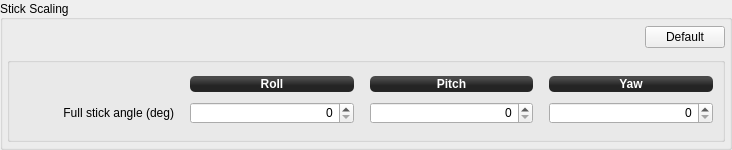
                   <widget class="QGroupBox" name="RateStabilizationGroup_12">
                    <property name="sizePolicy">
                     <sizepolicy hsizetype="Preferred" vsizetype="Expanding">
                      <horstretch>0</horstretch>
                      <verstretch>0</verstretch>
                     </sizepolicy>
                    </property>
                    <property name="minimumSize">
                     <size>
                      <width>0</width>
                      <height>0</height>
                     </size>
                    </property>
                    <property name="maximumSize">
                     <size>
                      <width>16777215</width>
                      <height>16777215</height>
                     </size>
                    </property>
                    <property name="title">
                     <string>Stick Scaling</string>
                    </property>
                    <property name="alignment">
                     <set>Qt::AlignLeading|Qt::AlignLeft|Qt::AlignVCenter</set>
                    </property>
                    <layout class="QGridLayout" name="gridLayout_24" columnstretch="0,0">
                     <property name="leftMargin">
                      <number>4</number>
                     </property>
                     <property name="topMargin">
                      <number>4</number>
                     </property>
                     <property name="rightMargin">
                      <number>4</number>
                     </property>
                     <property name="bottomMargin">
                      <number>4</number>
                     </property>
                     <property name="horizontalSpacing">
                      <number>6</number>
                     </property>
                     <item row="1" column="0" colspan="2">
                      <widget class="QGroupBox" name="RateStabilizationGroup_13">
                       <property name="sizePolicy">
                        <sizepolicy hsizetype="Preferred" vsizetype="Fixed">
                         <horstretch>0</horstretch>
                         <verstretch>0</verstretch>
                        </sizepolicy>
                       </property>
                       <property name="minimumSize">
                        <size>
                         <width>0</width>
                         <height>85</height>
                        </size>
                       </property>
                       <property name="autoFillBackground">
                        <bool>false</bool>
                       </property>
                       <property name="styleSheet">
                        <string notr="true"/>
                       </property>
                       <property name="title">
                        <string/>
                       </property>
                       <property name="flat">
                        <bool>false</bool>
                       </property>
                       <layout class="QGridLayout" name="gridLayout_10" rowstretch="0,0" columnstretch="0,0,0,0,0,0,0">
                        <property name="leftMargin">
                         <number>0</number>
                        </property>
                        <property name="verticalSpacing">
                         <number>6</number>
                        </property>
                        <item row="1" column="3">
                         <spacer name="horizontalSpacer_57">
                          <property name="orientation">
                           <enum>Qt::Horizontal</enum>
                          </property>
                          <property name="sizeType">
                           <enum>QSizePolicy::Fixed</enum>
                          </property>
                          <property name="sizeHint" stdset="0">
                           <size>
                            <width>10</width>
                            <height>10</height>
                           </size>
                          </property>
                         </spacer>
                        </item>
                        <item row="0" column="2">
                         <widget class="QLabel" name="label_61">
                          <property name="sizePolicy">
                           <sizepolicy hsizetype="Preferred" vsizetype="Fixed">
                            <horstretch>0</horstretch>
                            <verstretch>0</verstretch>
                           </sizepolicy>
                          </property>
                          <property name="minimumSize">
                           <size>
                            <width>0</width>
                            <height>16</height>
                           </size>
                          </property>
                          <property name="font">
                           <font>
                            <weight>75</weight>
                            <bold>true</bold>
                           </font>
                          </property>
                          <property name="autoFillBackground">
                           <bool>false</bool>
                          </property>
                          <property name="styleSheet">
                           <string notr="true">background-color: qlineargradient(spread:reflect, x1:0.507, y1:0, x2:0.507, y2:0.772, stop:0.208955 rgba(74, 74, 74, 255), stop:0.78607 rgba(36, 36, 36, 255));
color: rgb(255, 255, 255);
border-radius: 5;</string>
                          </property>
                          <property name="text">
                           <string>Roll</string>
                          </property>
                          <property name="alignment">
                           <set>Qt::AlignCenter</set>
                          </property>
                         </widget>
                        </item>
                        <item row="1" column="4">
                         <widget class="QDoubleSpinBox" name="ratePitchKp_4">
                          <property name="sizePolicy">
                           <sizepolicy hsizetype="Preferred" vsizetype="Fixed">
                            <horstretch>0</horstretch>
                            <verstretch>0</verstretch>
                           </sizepolicy>
                          </property>
                          <property name="minimumSize">
                           <size>
                            <width>103</width>
                            <height>22</height>
                           </size>
                          </property>
                          <property name="maximumSize">
                           <size>
                            <width>16777215</width>
                            <height>22</height>
                           </size>
                          </property>
                          <property name="focusPolicy">
                           <enum>Qt::StrongFocus</enum>
                          </property>
                          <property name="styleSheet">
                           <string notr="true"/>
                          </property>
                          <property name="alignment">
                           <set>Qt::AlignRight|Qt::AlignTrailing|Qt::AlignVCenter</set>
                          </property>
                          <property name="decimals">
                           <number>0</number>
                          </property>
                          <property name="maximum">
                           <double>1000000.000000000000000</double>
                          </property>
                          <property name="singleStep">
                           <double>1.000000000000000</double>
                          </property>
                          <property name="objrelation" stdset="0">
                           <stringlist notr="true">
                            <string>objname:StabilizationSettings</string>
                            <string>fieldname:MaxLevelAngle</string>
                            <string>element:Pitch</string>
                            <string>haslimits:no</string>
                            <string>scale:1</string>
                            <string>buttongroup:7,20</string>
                           </stringlist>
                          </property>
                         </widget>
                        </item>
                        <item row="1" column="6">
                         <widget class="QDoubleSpinBox" name="rateYawKp_3">
                          <property name="sizePolicy">
                           <sizepolicy hsizetype="Preferred" vsizetype="Fixed">
                            <horstretch>0</horstretch>
                            <verstretch>0</verstretch>
                           </sizepolicy>
                          </property>
                          <property name="minimumSize">
                           <size>
                            <width>103</width>
                            <height>22</height>
                           </size>
                          </property>
                          <property name="maximumSize">
                           <size>
                            <width>16777215</width>
                            <height>22</height>
                           </size>
                          </property>
                          <property name="focusPolicy">
                           <enum>Qt::StrongFocus</enum>
                          </property>
                          <property name="toolTip">
                           <string/>
                          </property>
                          <property name="styleSheet">
                           <string notr="true"/>
                          </property>
                          <property name="alignment">
                           <set>Qt::AlignRight|Qt::AlignTrailing|Qt::AlignVCenter</set>
                          </property>
                          <property name="decimals">
                           <number>0</number>
                          </property>
                          <property name="maximum">
                           <double>1000000.000000000000000</double>
                          </property>
                          <property name="singleStep">
                           <double>1.000000000000000</double>
                          </property>
                          <property name="objrelation" stdset="0">
                           <stringlist notr="true">
                            <string>objname:StabilizationSettings</string>
                            <string>fieldname:MaxLevelAngle</string>
                            <string>element:Yaw</string>
                            <string>haslimits:no</string>
                            <string>scale:1</string>
                            <string>buttongroup:7,20</string>
                           </stringlist>
                          </property>
                         </widget>
                        </item>
                        <item row="0" column="6">
                         <widget class="QLabel" name="label_64">
                          <property name="sizePolicy">
                           <sizepolicy hsizetype="Preferred" vsizetype="Fixed">
                            <horstretch>0</horstretch>
                            <verstretch>0</verstretch>
                           </sizepolicy>
                          </property>
                          <property name="minimumSize">
                           <size>
                            <width>0</width>
                            <height>16</height>
                           </size>
                          </property>
                          <property name="font">
                           <font>
                            <weight>75</weight>
                            <bold>true</bold>
                           </font>
                          </property>
                          <property name="autoFillBackground">
                           <bool>false</bool>
                          </property>
                          <property name="styleSheet">
                           <string notr="true">background-color: qlineargradient(spread:reflect, x1:0.507, y1:0, x2:0.507, y2:0.772, stop:0.208955 rgba(74, 74, 74, 255), stop:0.78607 rgba(36, 36, 36, 255));
color: rgb(255, 255, 255);
border-radius: 5;</string>
                          </property>
                          <property name="text">
                           <string>Yaw</string>
                          </property>
                          <property name="alignment">
                           <set>Qt::AlignCenter</set>
                          </property>
                         </widget>
                        </item>
                        <item row="0" column="4">
                         <widget class="QLabel" name="label_66">
                          <property name="sizePolicy">
                           <sizepolicy hsizetype="Preferred" vsizetype="Fixed">
                            <horstretch>0</horstretch>
                            <verstretch>0</verstretch>
                           </sizepolicy>
                          </property>
                          <property name="minimumSize">
                           <size>
                            <width>0</width>
                            <height>16</height>
                           </size>
                          </property>
                          <property name="font">
                           <font>
                            <weight>75</weight>
                            <bold>true</bold>
                           </font>
                          </property>
                          <property name="autoFillBackground">
                           <bool>false</bool>
                          </property>
                          <property name="styleSheet">
                           <string notr="true">background-color: qlineargradient(spread:reflect, x1:0.507, y1:0, x2:0.507, y2:0.772, stop:0.208955 rgba(74, 74, 74, 255), stop:0.78607 rgba(36, 36, 36, 255));
color: rgb(255, 255, 255);
border-radius: 5;</string>
                          </property>
                          <property name="text">
                           <string>Pitch</string>
                          </property>
                          <property name="alignment">
                           <set>Qt::AlignCenter</set>
                          </property>
                         </widget>
                        </item>
                        <item row="1" column="2">
                         <widget class="QDoubleSpinBox" name="rateRollKp_3">
                          <property name="sizePolicy">
                           <sizepolicy hsizetype="Preferred" vsizetype="Fixed">
                            <horstretch>0</horstretch>
                            <verstretch>0</verstretch>
                           </sizepolicy>
                          </property>
                          <property name="minimumSize">
                           <size>
                            <width>103</width>
                            <height>22</height>
                           </size>
                          </property>
                          <property name="maximumSize">
                           <size>
                            <width>16777215</width>
                            <height>22</height>
                           </size>
                          </property>
                          <property name="focusPolicy">
                           <enum>Qt::StrongFocus</enum>
                          </property>
                          <property name="toolTip">
                           <string/>
                          </property>
                          <property name="styleSheet">
                           <string notr="true"/>
                          </property>
                          <property name="alignment">
                           <set>Qt::AlignRight|Qt::AlignTrailing|Qt::AlignVCenter</set>
                          </property>
                          <property name="buttonSymbols">
                           <enum>QAbstractSpinBox::UpDownArrows</enum>
                          </property>
                          <property name="decimals">
                           <number>0</number>
                          </property>
                          <property name="maximum">
                           <double>1000000.000000000000000</double>
                          </property>
                          <property name="singleStep">
                           <double>1.000000000000000</double>
                          </property>
                          <property name="objrelation" stdset="0">
                           <stringlist notr="true">
                            <string>objname:StabilizationSettings</string>
                            <string>fieldname:MaxLevelAngle</string>
                            <string>element:Roll</string>
                            <string>haslimits:no</string>
                            <string>scale:1</string>
                            <string>buttongroup:7,20</string>
                           </stringlist>
                          </property>
                         </widget>
                        </item>
                        <item row="0" column="0">
                         <spacer name="horizontalSpacer_56">
                          <property name="orientation">
                           <enum>Qt::Horizontal</enum>
                          </property>
                          <property name="sizeType">
                           <enum>QSizePolicy::Fixed</enum>
                          </property>
                          <property name="sizeHint" stdset="0">
                           <size>
                            <width>150</width>
                            <height>16</height>
                           </size>
                          </property>
                         </spacer>
                        </item>
                        <item row="1" column="1">
                         <spacer name="horizontalSpacer_55">
                          <property name="orientation">
                           <enum>Qt::Horizontal</enum>
                          </property>
                          <property name="sizeType">
                           <enum>QSizePolicy::Fixed</enum>
                          </property>
                          <property name="sizeHint" stdset="0">
                           <size>
                            <width>10</width>
                            <height>10</height>
                           </size>
                          </property>
                         </spacer>
                        </item>
                        <item row="1" column="0">
                         <widget class="QLabel" name="label_67">
                          <property name="sizePolicy">
                           <sizepolicy hsizetype="Preferred" vsizetype="Preferred">
                            <horstretch>0</horstretch>
                            <verstretch>0</verstretch>
                           </sizepolicy>
                          </property>
                          <property name="minimumSize">
                           <size>
                            <width>0</width>
                            <height>16</height>
                           </size>
                          </property>
                          <property name="styleSheet">
                           <string notr="true"/>
                          </property>
                          <property name="text">
                           <string>Full stick angle (deg)</string>
                          </property>
                          <property name="alignment">
                           <set>Qt::AlignRight|Qt::AlignTrailing|Qt::AlignVCenter</set>
                          </property>
                         </widget>
                        </item>
                        <item row="1" column="5">
                         <spacer name="horizontalSpacer_58">
                          <property name="orientation">
                           <enum>Qt::Horizontal</enum>
                          </property>
                          <property name="sizeType">
                           <enum>QSizePolicy::Fixed</enum>
                          </property>
                          <property name="sizeHint" stdset="0">
                           <size>
                            <width>10</width>
                            <height>10</height>
                           </size>
                          </property>
                         </spacer>
                        </item>
                       </layout>
                      </widget>
                     </item>
                     <item row="0" column="0">
                      <spacer name="horizontalSpacer_59">
                       <property name="orientation">
                        <enum>Qt::Horizontal</enum>
                       </property>
                       <property name="sizeType">
                        <enum>QSizePolicy::Preferred</enum>
                       </property>
                       <property name="sizeHint" stdset="0">
                        <size>
                         <width>632</width>
                         <height>27</height>
                        </size>
                       </property>
                      </spacer>
                     </item>
                     <item row="0" column="1">
                      <widget class="QPushButton" name="pushButton_5">
                       <property name="sizePolicy">
                        <sizepolicy hsizetype="Fixed" vsizetype="Fixed">
                         <horstretch>0</horstretch>
                         <verstretch>0</verstretch>
                        </sizepolicy>
                       </property>
                       <property name="minimumSize">
                        <size>
                         <width>0</width>
                         <height>0</height>
                        </size>
                       </property>
                       <property name="maximumSize">
                        <size>
                         <width>16777215</width>
                         <height>16777215</height>
                        </size>
                       </property>
                       <property name="toolTip">
                        <string>Reset all values to GCS defaults</string>
                       </property>
                       <property name="styleSheet">
                        <string notr="true"/>
                       </property>
                       <property name="text">
                        <string>Default</string>
                       </property>
                       <property name="objrelation" stdset="0">
                        <stringlist notr="true">
                         <string>objname:StabilizationSettings</string>
                         <string>button:default</string>
                         <string>buttongroup:7</string>
                        </stringlist>
                       </property>
                      </widget>
                     </item>
                     <item row="2" column="0">
                      <spacer name="verticalSpacer_10">
                       <property name="orientation">
                        <enum>Qt::Vertical</enum>
                       </property>
                       <property name="sizeType">
                        <enum>QSizePolicy::Fixed</enum>
                       </property>
                       <property name="sizeHint" stdset="0">
                        <size>
                         <width>20</width>
                         <height>1</height>
                        </size>
                       </property>
                      </spacer>
                     </item>
                    </layout>
                   </widget>
